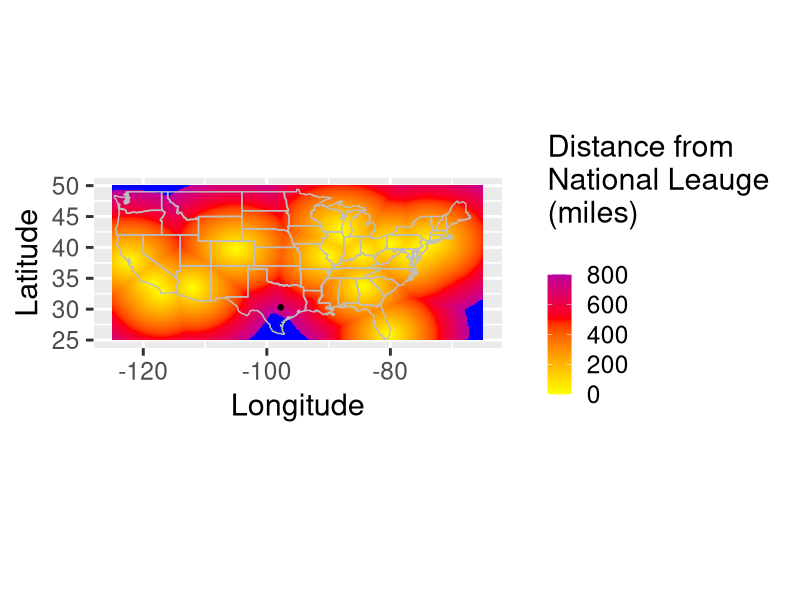
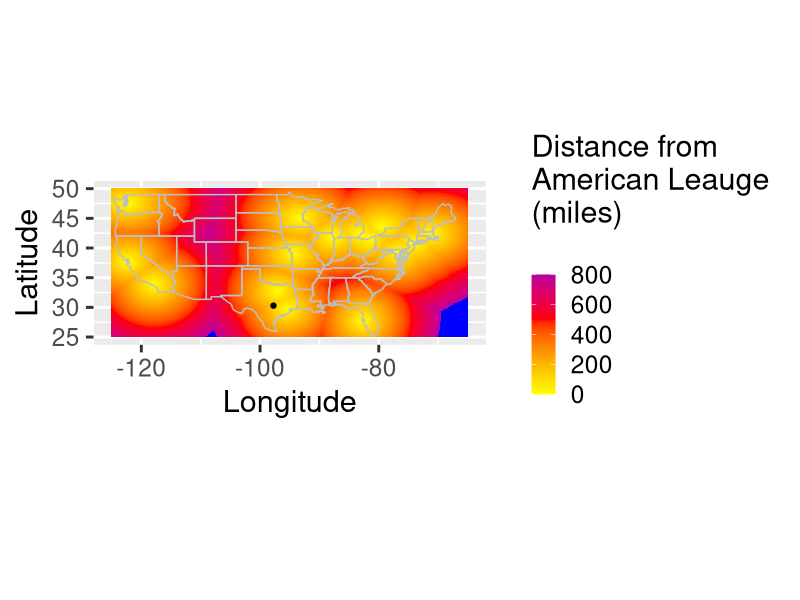

These charts were generated, in order, by the following R code:
library("ggplot2")
library("maps")
library("fields")
setwd("~/Desktop")

#Load the coordinates file
coords <- read.table("coords.txt",
                     row.names=2,
                     header=TRUE,
                     sep="\t")

#Establish the size and resolution of the  grid to be displayed.
lat <- seq(25,50,by=.1)
lon <- seq(-125,-65,by=.1)
overlay <- expand.grid(lat,lon)

#Get the coordinates for the NL and AL stadiums
nl.coords <- coords[coords$league=="N",3:4]
al.coords <- coords[coords$league=="A",3:4]


distmat <- NULL

for(i in row.names(nl.coords))
{foo <-rdist.earth(overlay[,2:1],coords[i,4:3],miles=TRUE)
distmat <- cbind(distmat,foo)}
dist.nearest <- apply(distmat,1,min)
plotme <- cbind(overlay[,2:1],dist.nearest)

 
austin <-as.data.frame(cbind(-97.73717,30.29117)) 
  

theme_set(theme_grey(base_size = 22)) 
p=ggplot(overlay,aes(x=overlay$Var2,y=overlay$Var1), colour="Green")
#p + geom_tile(aes(fill=mindist)) + scale_fill_gradient(low="red",high="white")
usmap=map_data('state')

png(file='National_Leauge.png',width = 1600, height = 1000)
p + 
  geom_tile(aes(fill=plotme$dist.nearest)) + 
  scale_fill_gradient2(limits=c(0,800),midpoint=500,low="yellow",mid="red",high="blue",na.value="blue",name="Distance from\nNational Leauge\n(miles)\n") + 
  geom_path(data=usmap,aes(x=usmap$long,y=usmap$lat,group=usmap$group,col="2"),colour = "Grey") +
  geom_point(data = austin, aes(x=austin$V1, y=austin$V2)) + 
  coord_equal() +
  xlab("Longitude") +
  ylab("Latitude")
dev.off()


distmat <- NULL
for(i in row.names(al.coords))
{foo <-rdist.earth(overlay[,2:1],coords[i,4:3],miles=TRUE)
 distmat <- cbind(distmat,foo)}
dist.nearest <- apply(distmat,1,min)
plotme <- cbind(overlay[,2:1],dist.nearest)


austin <-as.data.frame(cbind(-97.73717,30.29117)) 


theme_set(theme_grey(base_size = 22)) 
p=ggplot(overlay,aes(x=overlay$Var2,y=overlay$Var1), colour="Green")
#p + geom_tile(aes(fill=mindist)) + scale_fill_gradient(low="red",high="white")
usmap=map_data('state')

png(file='American_Leauge.png',width = 1600, height = 1000)
p + 
  geom_tile(aes(fill=plotme$dist.nearest)) + 
  scale_fill_gradient2(limits=c(0,800),midpoint=500,low="yellow",mid="red",high="blue",na.value="blue",name="Distance from\nAmerican Leauge\n(miles)\n") + 
  geom_path(data=usmap,aes(x=usmap$long,y=usmap$lat,group=usmap$group,col="2"),colour = "Grey") +
  geom_point(data = austin, aes(x=austin$V1, y=austin$V2)) + 
  coord_equal() +
  xlab("Longitude") +
  ylab("Latitude")
dev.off()
